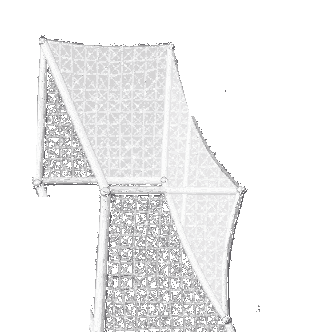
#> input picture assets/visual_v1/originals/goal_v2_oblique/goal_v2_2_surgical.png, 312 x 332 px
$ python bake_goal_v22_frozen.py
#> lines starting #> are read from the running program, lines starting #| are printed output that depends on the picture
#!/usr/bin/env python3
"""One-time authoring bake: rectify Goal V2.2 into the frozen CAMERA_V1
projection (deterministic local image processing; V2.2 files untouched).

Three measured art panels (mouth plane, roof net, near-side net; the back net
is baked through-view content inside them) are homography-mapped onto the
authoritative frozen box-goal faces:
    mouth 7.32 x 2.44 m exactly on the goal line, depth 2.0 m, rear 2.44 m.
Shared panel edges map to identical destination lines (no seams). Outer
edges carry a margin so the natural sag silhouette survives. Resampling is
cord-preserving: each destination pixel takes the best structural sample of
its source footprint (max alpha, structure-biased) — nearest-neighbour
family, no blur, no halos, no broken cords.

Outputs (derived assets; originals byte-identical):
  assets/visual_v1/originals/goal_v2_oblique/goal_v2_3_frozen_bake.png
  assets/visual_v1/originals/goal_v2_oblique/goal_v2_3_frozen_bake.json
plus comparison images under sandbox/visual/compare/.
"""
import json
import math
from pathlib import Path
from PIL import Image, ImageDraw

ROOT = Path(__file__).resolve().parents[3]
SRC = ROOT / "assets/visual_v1/originals/goal_v2_oblique/goal_v2_2_surgical.png"
OUT_PNG = ROOT / "assets/visual_v1/originals/goal_v2_oblique/goal_v2_3_frozen_bake.png"
OUT_JSON = ROOT / "assets/visual_v1/originals/goal_v2_oblique/goal_v2_3_frozen_bake.json"
CMP = ROOT / "sandbox/visual/compare"

# ── frozen CAMERA_V1 projection (must mirror match.js buildFrozenBasis) ──
AUTHOR = {"height": 30, "dist": 43, "fov": 28, "depthoff": 3, "pitch": 22, "yaw": 0}
VIEW_W, VIEW_H = 1280, 720
_th = AUTHOR["pitch"] * math.pi / 180
_fy, _fh = -math.sin(_th), math.cos(_th)
C = (52.5, AUTHOR["height"], 68 + AUTHOR["dist"])
FPX = (VIEW_H / 2) / math.tan((AUTHOR["fov"] * math.pi / 180) / 2)

def vproj3(wx, wy, wz):
    vx, vy, vz = wx - C[0], wy - C[1], wz - C[2]
    cy = vy * _fh + vz * _fy
    cz = vy * _fy + vz * (-_fh)
    return (VIEW_W / 2 + FPX * vx / cz, VIEW_H / 2 - FPX * cy / cz)

# ── authoritative frozen destination geometry (right goal) ──
GX, DEPTH, H, RH = 105.0, 2.0, 2.44, 2.44
YF, YN = 30.34, 37.66
FT = vproj3(GX, H, YF);  NT = vproj3(GX, H, YN)
FF = vproj3(GX, 0, YF);  NF = vproj3(GX, 0, YN)
RFT = vproj3(GX + DEPTH, RH, YF); RNT = vproj3(GX + DEPTH, RH, YN)
RFG = vproj3(GX + DEPTH, 0, YF);  RNG = vproj3(GX + DEPTH, 0, YN)

# ── measured V2.2 correspondence points (art px) ──
aFT, aNT = (42, 40), (105, 183)          # front post tops (crossbar ends)
aFF, aNF = (44, 194), (94, 327)          # front post feet
aRFT, aRNT = (168, 40), (232, 186)       # rear top corners
aRNG = (222, 320)                        # rear near ground
# (rear far ground (160,181) is interior/occluded content; not a panel corner)

# panels: (source quad, destination quad, outer-edge expansion per edge px)
# edges are (v0->v1, v1->v2, v2->v3, v3->v0); expansion in DEST pixels.
PANELS = [
    ("mouth", [aFT, aNT, aNF, aFF], [FT, NT, NF, FF],   [0, 0, 4, 6]),
    ("roof",  [aFT, aRFT, aRNT, aNT], [FT, RFT, RNT, NT], [3, 8, 0, 0]),
    ("side",  [aNT, aRNT, aRNG, aNF], [NT, RNT, RNG, NF], [0, 8, 4, 0]),
]

def homography(src, dst):
    """4-point homography src->dst (rows of 3x3 matrix)."""
    A, b = [], []
    for (x, y), (X, Y) in zip(src, dst):
        A.append([x, y, 1, 0, 0, 0, -X * x, -X * y]); b.append(X)
        A.append([0, 0, 0, x, y, 1, -Y * x, -Y * y]); b.append(Y)
    # solve 8x8 (Gaussian elimination)
    M = [row[:] + [bb] for row, bb in zip(A, b)]
    n = 8
    for i in range(n):
        p = max(range(i, n), key=lambda r: abs(M[r][i]))
        M[i], M[p] = M[p], M[i]
        for r in range(n):
            if r != i and M[r][i] != 0:
                f = M[r][i] / M[i][i]
                for c2 in range(i, n + 1):
                    M[r][c2] -= f * M[i][c2]
    h = [M[i][8] / M[i][i] for i in range(n)] + [1.0]
    return [h[0:3], h[3:6], h[6:9]]

def apply_h(Hm, x, y):
    d = Hm[2][0] * x + Hm[2][1] * y + Hm[2][2]
    return ((Hm[0][0] * x + Hm[0][1] * y + Hm[0][2]) / d,
            (Hm[1][0] * x + Hm[1][1] * y + Hm[1][2]) / d)

def expand_quad(q, exp):
    """Offset each edge outward by exp[i] px (outward = away from centroid)."""
    cx = sum(p[0] for p in q) / 4; cy = sum(p[1] for p in q) / 4
    lines = []
    for i in range(4):
        a, b2 = q[i], q[(i + 1) % 4]
        dx, dy = b2[0] - a[0], b2[1] - a[1]
        L = math.hypot(dx, dy) or 1
        nx, ny = dy / L, -dx / L                    # normal
        mx, my = (a[0] + b2[0]) / 2 - cx, (a[1] + b2[1]) / 2 - cy
        if nx * mx + ny * my < 0: nx, ny = -nx, -ny  # ensure outward
        off = exp[i]
        lines.append(((a[0] + nx * off, a[1] + ny * off), (b2[0] + nx * off, b2[1] + ny * off)))
    out = []
    for i in range(4):
        (a1, a2), (b1, b2q) = lines[(i - 1) % 4], lines[i]
        # intersect the two offset lines
        x1, y1 = a1; x2, y2 = a2; x3, y3 = b1; x4, y4 = b2q
        den = (x1 - x2) * (y3 - y4) - (y1 - y2) * (x3 - x4)
        if abs(den) < 1e-9:
            out.append(b1); continue
        t = ((x1 - x3) * (y3 - y4) - (y1 - y3) * (x3 - x4)) / den
        out.append((x1 + t * (x2 - x1), y1 + t * (y2 - y1)))
    return out

def point_in_poly(x, y, poly):
    inside = False
    j = len(poly) - 1
    for i in range(len(poly)):
        xi, yi = poly[i]; xj, yj = poly[j]
        if (yi > y) != (yj > y) and x < (xj - xi) * (y - yi) / (yj - yi) + xi:
            inside = not inside
        j = i
    return inside

def main():
    art = Image.open(SRC).convert("RGBA")
#> art is the input picture: PIL image 312x332 RGBA; mean R, G, B, A 81.5, 81.4, 81.8, 96.7
    apx = art.load()
    AW, AH = art.size
#> AW = 312; AH = 332
    panels = []
    for name, sq, dq, exp in PANELS:
        Hfwd = homography(sq, dq)
        Hinv = homography(dq, sq)
        dqx = expand_quad(dq, exp)
        panels.append({"name": name, "sq": sq, "dq": dq, "dqx": dqx,
                       "H": Hfwd, "Hi": Hinv})
    # destination raster bbox (V-space)
    xs = [p[0] for pn in panels for p in pn["dqx"]]
    ys = [p[1] for pn in panels for p in pn["dqx"]]
    bx0, by0 = math.floor(min(xs)) - 1, math.floor(min(ys)) - 1
    bx1, by1 = math.ceil(max(xs)) + 1, math.ceil(max(ys)) + 1
    W, Hh = bx1 - bx0, by1 - by0
    out = Image.new("RGBA", (W, Hh), (0, 0, 0, 0))
#> out: PIL image 150x96 RGBA; every value is 0
    opx = out.load()

    def deep_inside(x, y, quad, margin=3.0):
        """point strictly inside quad by ~margin px (art space)"""
        if not point_in_poly(x, y, quad): return False
        for i in range(4):
            a, b2 = quad[i], quad[(i + 1) % 4]
            dx, dy = b2[0] - a[0], b2[1] - a[1]
            L = math.hypot(dx, dy) or 1
            d = abs((x - a[0]) * dy - (y - a[1]) * dx) / L
            if d < margin: return False
        return True

    # cord-preserving footprint sampling: for a dest pixel, examine a 3x3 grid
    # of source positions across its preimage; prefer the most structural
    # sample (alpha, then brightness), never averaging (no blur/halos).
    OFF = [(-0.33, -0.33), (0, -0.33), (0.33, -0.33),
           (-0.33, 0), (0, 0), (0.33, 0),
           (-0.33, 0.33), (0, 0.33), (0.33, 0.33)]
    for py in range(Hh):
        vy = by0 + py + 0.5
        for px_ in range(W):
            vx = bx0 + px_ + 0.5
            pn = None
            for cand in panels:                    # base quads have priority
                if point_in_poly(vx, vy, cand["dq"]): pn = cand; break
            if pn is None:
                for cand in panels:
                    if point_in_poly(vx, vy, cand["dqx"]): pn = cand; break
            if pn is None: continue
            best = None; bestKey = -1
            for ox, oy in OFF:
                sx, sy = apply_h(pn["Hi"], vx + ox, vy + oy)
                ix, iy = int(round(sx)), int(round(sy))
                if not (0 <= ix < AW and 0 <= iy < AH): continue
                # margin content may not steal pixels that belong deep inside
                # ANOTHER panel's source quad
                steal = False
                if not point_in_poly(sx, sy, pn["sq"]):
                    for other in panels:
                        if other is pn: continue
                        if deep_inside(sx, sy, other["sq"]): steal = True; break
                if steal: continue
                r, g, b2, a = apx[ix, iy]
                if a <= 8: continue
                key = a * 2 + (r + g + b2) / 3     # structure bias: alpha then brightness
                if key > bestKey: bestKey = key; best = (r, g, b2, a)
            if best: opx[px_, py] = best
    out.save(OUT_PNG, optimize=True)
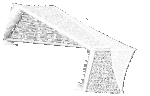
#> saved as goal_v2_3_frozen_bake.png: PIL image 150x96 RGBA; mean R, G, B, A 84.3, 84.3, 84.5, 95.4; transparent parts drawn white

    # verification: forward-map the 8 correspondence points
    corr = [("far post foot", aFF, FF, "mouth"), ("near post foot", aNF, NF, "mouth"),
            ("far post top", aFT, FT, "mouth"), ("near post top", aNT, NT, "mouth"),
            ("rear far top", aRFT, RFT, "roof"), ("rear near top", aRNT, RNT, "roof"),
            ("rear near ground", aRNG, RNG, "side"),
            ("rear far ground(dest)", None, RFG, None)]
    report = {}
    print("── correspondence verification (bake-space, zoom 1) ──")
    for label, ap, tv, pname in corr:
        if ap is None:
            print(f"{label:22s} target ({tv[0]:.1f},{tv[1]:.1f}) [interior content]")
            continue
        pn = next(p for p in panels if p["name"] == pname)
        mx, my = apply_h(pn["H"], *ap)
        e = math.hypot(mx - tv[0], my - tv[1])
        report[label] = round(e, 4)
        print(f"{label:22s} mapped ({mx:.2f},{my:.2f}) target ({tv[0]:.2f},{tv[1]:.2f}) err {e:.4f}px")
    meta = {
        "derived_from": "goal_v2_2_surgical.png (byte-untouched)",
        "author_projection": AUTHOR, "view": [VIEW_W, VIEW_H],
        "v_offset": [bx0, by0], "size": [W, Hh],
        "dest_geometry": {"mouth_m": [7.32, 2.44], "depth_m": DEPTH, "rear_h_m": RH,
                          "goal_line_x_m": GX},
        "correspondence_errors_px": report,
        "panels": [{"name": p["name"], "src_quad": p["sq"],
                    "dst_quad": [[round(a, 2), round(b, 2)] for a, b in p["dq"]]}
                   for p in panels],
        "mirror_rule": "left goal = horizontal mirror about V x=640 (projection is x-symmetric)",
    }
    OUT_JSON.write_text(json.dumps(meta, indent=1))
    print(f"\nbaked: {W}x{Hh} at V offset ({bx0},{by0}) -> {OUT_PNG.name}")

    # ── comparison images ──
    CMP.mkdir(exist_ok=True)
    def on_bg(img, scale=1, bg=(25, 60, 25, 255)):
#> called with scale = 2, bg = (25, 60, 25, 255)
        b2 = Image.new("RGBA", img.size, bg); b2.alpha_composite(img)
        return b2.resize((img.width * scale, img.height * scale), Image.NEAREST)
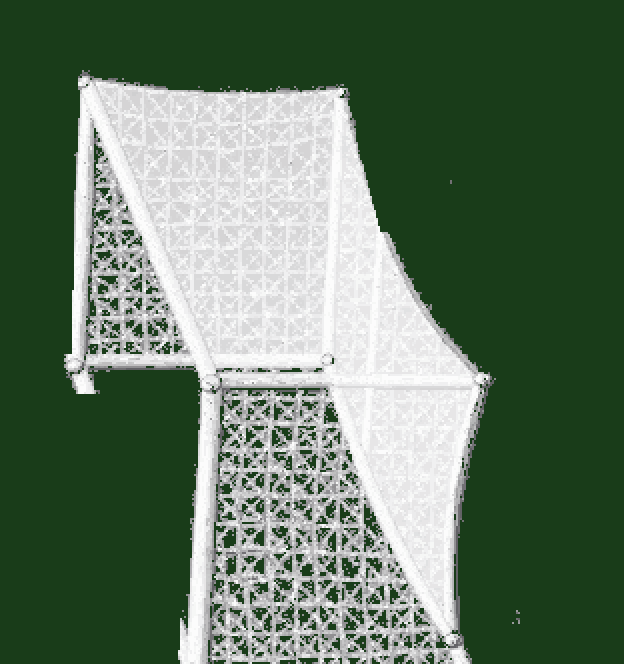
#> returned value: PIL image 624x664 RGBA; mean R, G, B, A 97, 118.7, 97.3, 255
    # panel 1: original vs bake (x2)
    a2 = on_bg(art, 2); b2i = on_bg(out, 2)
#> call 2 of on_bg, with scale = 2, bg = (25, 60, 25, 255)
#> in on_bg (call 2), `b2 = Image.new('RGBA', img.size, bg)`:
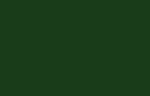
#> b2: PIL image 150x96 RGBA; mean R, G, B, A 25, 60, 25, 255
#> in on_bg (call 2), `b2.alpha_composite(img)`:
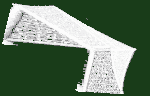
#> b2: PIL image 150x96 RGBA; mean R, G, B, A 99.9, 121.8, 100.1, 255
    pan = Image.new("RGBA", (a2.width + b2i.width + 24, max(a2.height, b2i.height)), (18, 22, 27, 255))
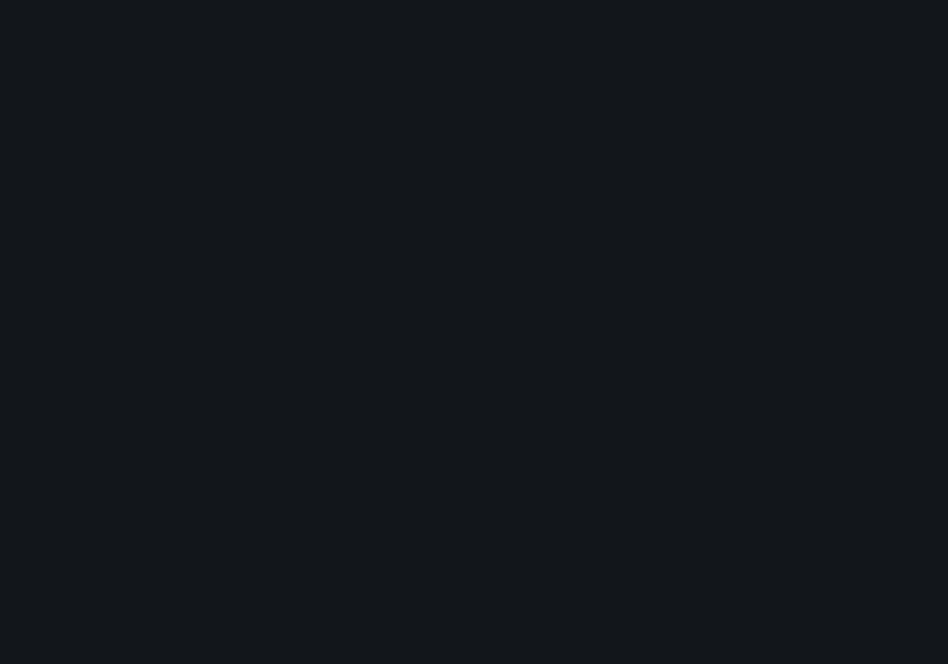
#> pan: PIL image 948x664 RGBA; mean R, G, B, A 18, 22, 27, 255
    pan.paste(a2, (0, 0)); pan.paste(b2i, (a2.width + 24, 0))
#> after `pan.paste(b2i, (a2.width + 24, 0))`:
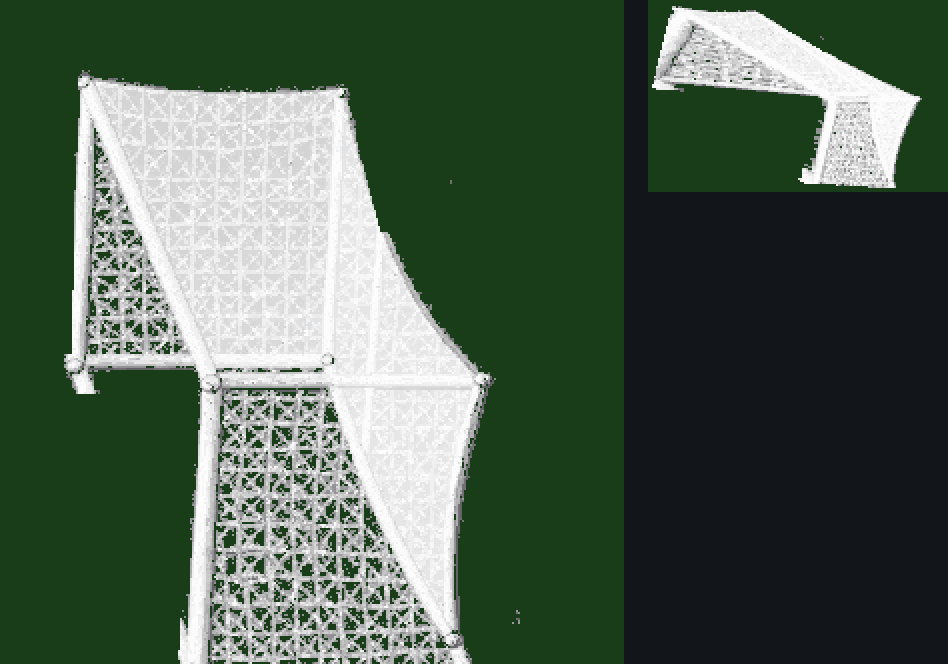
#> pan: PIL image 948x664 RGBA; mean R, G, B, A 77.5, 94.8, 80, 255
    pan.save(CMP / "goal_v23_vs_v22.png")
    # panel 2: bake over frozen pitch geometry (goal line, six-yard, box)
    ctxW, ctxH = W + 260, Hh + 160
    ctx = Image.new("RGBA", (ctxW, ctxH), (34, 102, 38, 255))
    dr = ImageDraw.Draw(ctx)
    ox, oy = 130 - 0, 80                     # context origin: V -> ctx offset
    def V2C(p): return (p[0] - bx0 + ox - 130 + 130, p[1] - by0 + oy)
    def wline(w1, w2, width=2, fill=(250, 250, 250, 235)):
        a = V2C(vproj3(*w1)); b3 = V2C(vproj3(*w2))
        dr.line([a, b3], fill=fill, width=width)
    for seg in [((GX, 0, 20), (GX, 0, 48)),                       # goal line
                ((GX - 5.5, 0, YF - 5.5 + 0), (GX, 0, YF - 5.5)),  # (approx 6yd edges)
                ((GX - 5.5, 0, 24.84), (GX - 5.5, 0, 43.16)),
                ((GX - 5.5, 0, 24.84), (GX, 0, 24.84)),
                ((GX - 5.5, 0, 43.16), (GX, 0, 43.16))]:
        wline(*seg)
    ctx.alpha_composite(out, (130, 80))
    for wpt in [(GX, 0, YF), (GX, 0, YN)]:
        p = V2C(vproj3(*wpt))
        dr.ellipse([p[0] - 3, p[1] - 3, p[0] + 3, p[1] + 3], fill=(255, 60, 60, 255))
    ctx.resize((ctx.width * 2, ctx.height * 2), Image.NEAREST).save(CMP / "goal_v23_on_pitch.png")
    # panel 3: gameplay scale (zoom 1.0 == V scale, and zoom 1.5)
    ctx.save(CMP / "goal_v23_gameplay_z1.png")
    ctx.resize((int(ctx.width * 1.5), int(ctx.height * 1.5)), Image.NEAREST).save(CMP / "goal_v23_gameplay_z15.png")
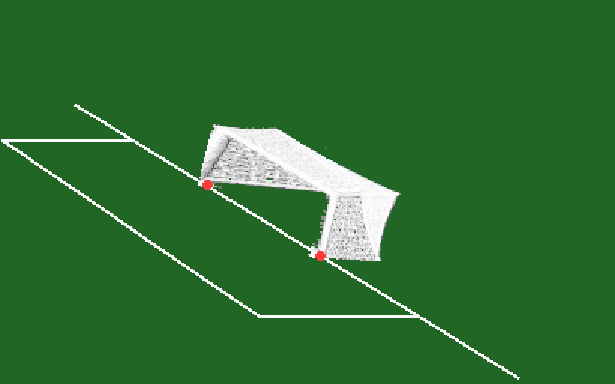
#> saved as goal_v23_gameplay_z15.png: PIL image 615x384 RGBA; mean R, G, B, A 46.8, 110.2, 50.4, 254.7; transparent parts drawn white
    print("comparison images written to sandbox/visual/compare/")

if __name__ == "__main__":
    main()

$ run again, with assets/visual_v1/originals/goal_v2_oblique/goal_v2_1_clean.png copied over assets/visual_v1/originals/goal_v2_oblique/goal_v2_2_surgical.png
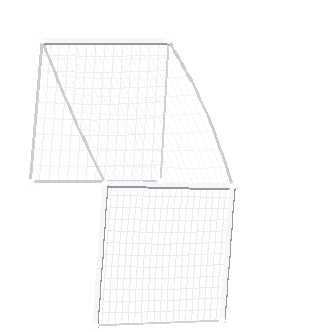
#> input picture assets/visual_v1/originals/goal_v2_oblique/goal_v2_1_clean.png, 312 x 332 px
#> in main, art is the input picture: PIL image 312x332 RGBA; mean R, G, B, A 31.9, 31.9, 32.7, 26.5
#> out: PIL image 150x96 RGBA; every value is 0
#> b2: PIL image 150x96 RGBA
#> in main, `pan.paste(b2i, (a2.width + 24, 0))`:
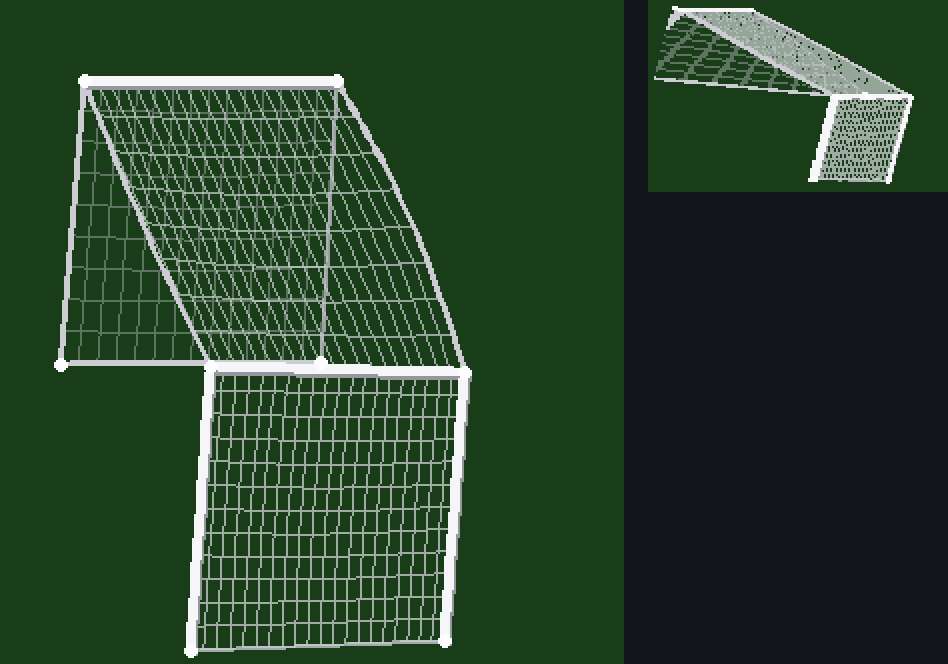
#> pan: PIL image 948x664 RGBA; mean R, G, B, A 40.3, 64.5, 43, 255
#> in main, `ctx.resize((int(ctx.width * 1.5), int(ctx.height * 1.5)), Image.NEARES..`:
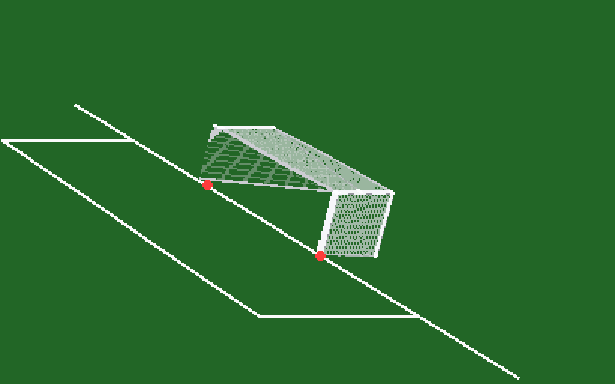
#> saved as goal_v23_gameplay_z15.png: PIL image 615x384 RGBA; mean R, G, B, A 42.1, 107.2, 45.9, 254.7; transparent parts drawn white
